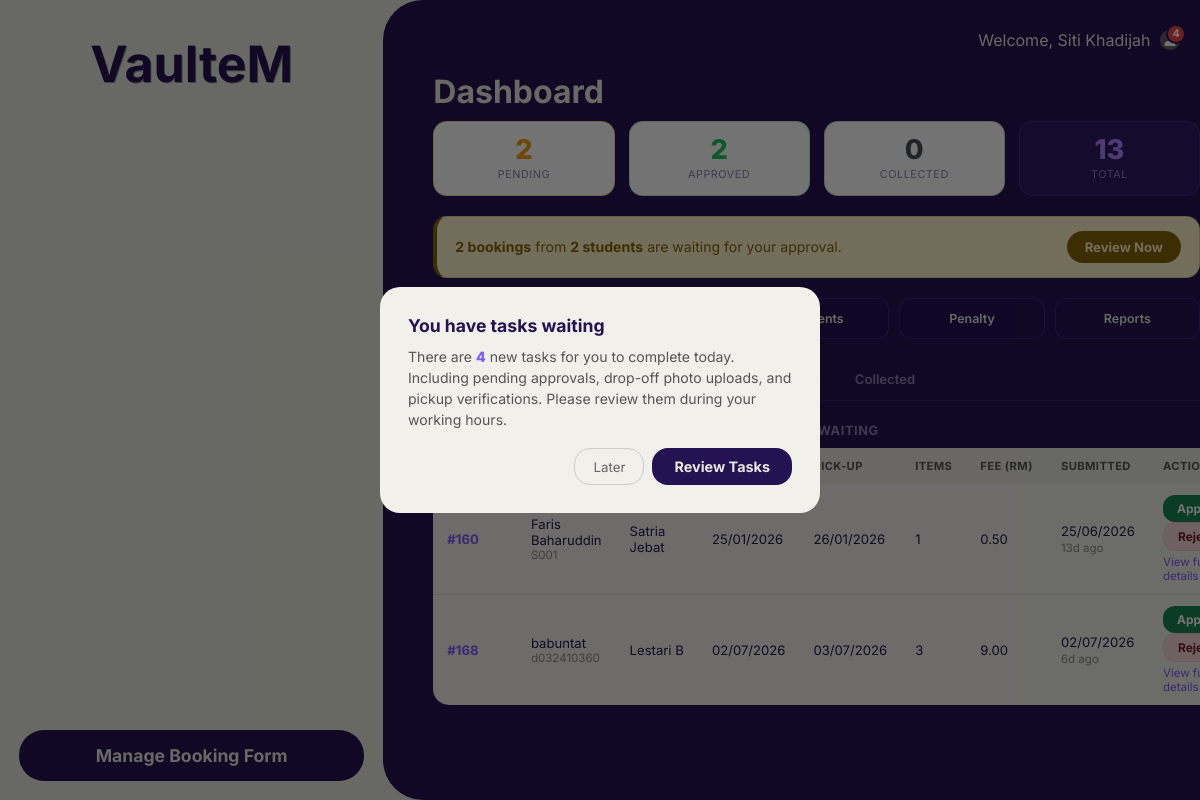
Before: /staffMainStatus.php (signed in) with the older database file.
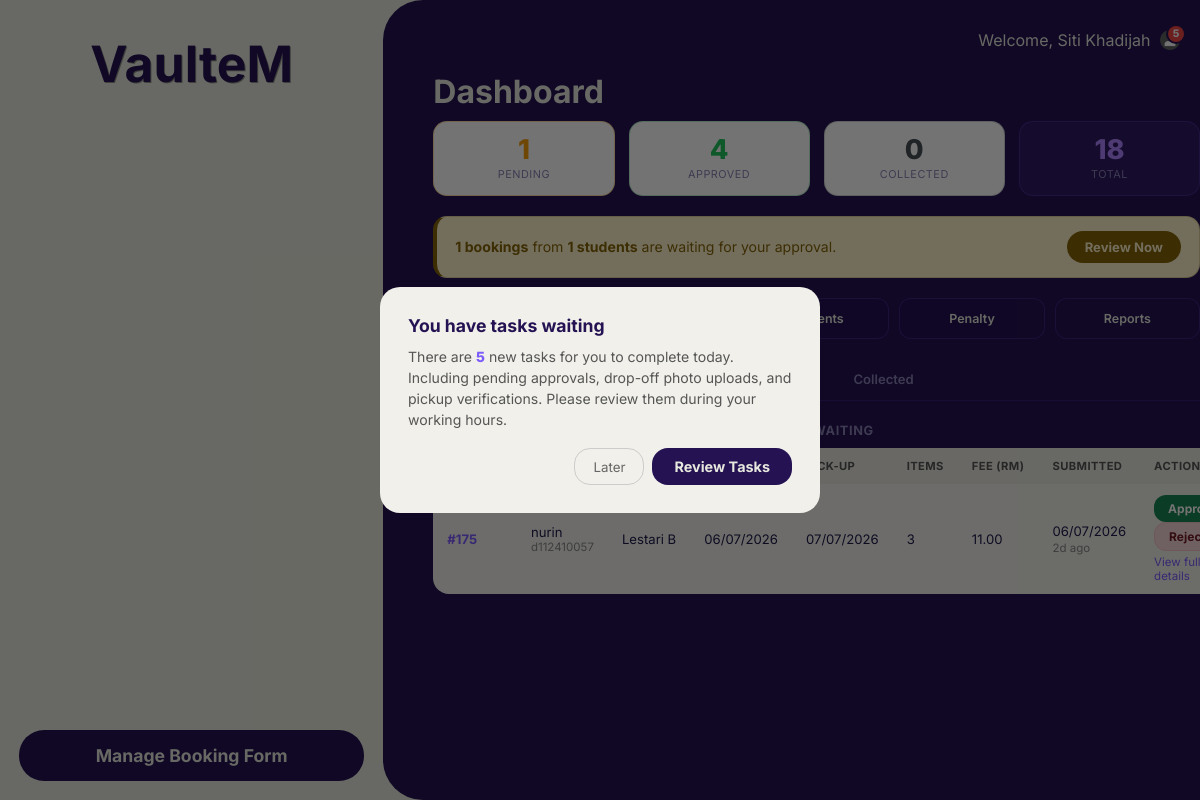
After: the same page with the newer database file.
### tables this page shows
CREATE TABLE `booking` (
  `Booking_ID` int(100) NOT NULL,
  `Booking_Date` date NOT NULL,
  `DropOff_Date` date NOT NULL,
  `Pickup_Date` date NOT NULL,
  `Booking_Status` char(100) NOT NULL,
  `Rejection_Reason` text DEFAULT NULL,
  `Rejection_Photo` varchar(255) DEFAULT NULL,
  `Booking_Priority` char(1) NOT NULL,
  `Staff_ID` int(100) NOT NULL,
  `Student_ID` varchar(10) NOT NULL,
  `Dropoff_Photo` varchar(255) DEFAULT NULL,
  `Dropoff_Status` varchar(20) DEFAULT NULL
);

CREATE TABLE `student` (
  `Student_ID` varchar(10) NOT NULL,
  `Student_Name` varchar(100) NOT NULL,
  `Student_Mail` varchar(30) NOT NULL,
  `Student_Password` varchar(100) NOT NULL,
  `Student_PhoneNo` char(15) NOT NULL,
  `Gender` char(1) NOT NULL,
  `Residential_ID` int(100) NOT NULL
);

CREATE TABLE `residential_college` (
  `Residential_ID` int(100) NOT NULL,
  `Residential_Block` varchar(100) NOT NULL,
  `Gender_Type` char(1) NOT NULL
);

### Staffmainstatus.php (the view, shortened to what the changed rows need)
<?php
$conn = new mysqli("localhost", "root", "", "utem_accommodation");
$conn->query("SET time_zone = '+08:00'");
$pending         = $conn->query("SELECT COUNT(*) AS c FROM booking WHERE LOWER(Booking_Status)='pending'")->fetch_assoc()['c'];
$approved        = $conn->query("SELECT COUNT(*) AS c FROM booking WHERE LOWER(Booking_Status)='approved'")->fetch_assoc()['c'];
$total           = $conn->query("SELECT COUNT(*) AS c FROM booking")->fetch_assoc()['c'];
$pendingStudents = $conn->query("SELECT COUNT(DISTINCT Student_ID) AS c FROM booking WHERE LOWER(Booking_Status)='pending'")->fetch_assoc()['c'];
function safeCount(mysqli $conn, string $sql): int {
    $res = $conn->query($sql);
    $row = $res->fetch_assoc();
    return (int)($row['c'] ?? 0);
}
$needUploadCount = safeCount($conn, "
    SELECT COUNT(*) AS c
    FROM booking b
    WHERE LOWER(b.Booking_Status) = 'approved'
      AND b.DropOff_Date = CURDATE()
      AND (b.Dropoff_Photo IS NULL OR b.Dropoff_Photo = '')
      AND EXISTS (
            SELECT 1 FROM payment p
            WHERE p.Booking_ID = b.Booking_ID AND UPPER(p.Payment_Status) = 'Y'
          )
");
$needSendCount = safeCount($conn, "SELECT COUNT(*) AS c FROM booking WHERE Dropoff_Status = 'Uploaded'");
$needReuploadCount = safeCount($conn, "SELECT COUNT(*) AS c FROM booking WHERE Dropoff_Status = 'Rejected'");
$needVerifyCount = safeCount($conn, "
    SELECT COUNT(*) AS c FROM booking
    WHERE LOWER(Booking_Status) = 'approved' AND Dropoff_Status = 'Confirmed' AND Pickup_Date = CURDATE()
");
$overdueCount = safeCount($conn, "
    SELECT COUNT(*) AS c FROM booking
    WHERE LOWER(Booking_Status) = 'approved' AND DATE_ADD(Pickup_Date, INTERVAL 11 HOUR) < NOW()
");
$notifTotal = $needUploadCount + $needSendCount + $needReuploadCount
            + $needVerifyCount + $overdueCount + (int)$pending;
$showTaskPopup = ($notifTotal > 0 && empty($_SESSION['task_popup_shown']));
function bookingQuery(mysqli $conn, array $statuses, string $order = "b.Booking_ID DESC"): mysqli_result|false {
    $in = "'" . implode("','", $statuses) . "'";
    return $conn->query("
        SELECT b.Booking_ID, b.Booking_Status, b.DropOff_Date, b.Pickup_Date,
               b.Booking_Priority, b.Booking_Date,
               s.Student_Name, s.Student_ID, rc.Residential_Block,
               (SELECT COALESCE(SUM(i.Quantity), 0) FROM item i WHERE i.Booking_ID = b.Booking_ID)           AS TotalItem,
               (SELECT COALESCE(SUM(i.Quantity * i.Price), 0) FROM item i WHERE i.Booking_ID = b.Booking_ID) AS TotalFee,
               (SELECT Payment_Status FROM payment WHERE Booking_ID = b.Booking_ID LIMIT 1) AS Payment_Status,
               (SELECT Amount FROM payment WHERE Booking_ID = b.Booking_ID LIMIT 1) AS PaymentAmount
        FROM booking b
        LEFT JOIN student s ON b.Student_ID = s.Student_ID
        LEFT JOIN residential_college rc ON s.Residential_ID = rc.Residential_ID
        WHERE LOWER(b.Booking_Status) IN ($in)
        ORDER BY (b.Booking_Priority='Y') DESC, $order
    ");
}
$pendingQ   = bookingQuery($conn, ['pending'], 'b.Booking_ID ASC');
$activeTab = $_GET['tab'] ?? 'pending';
?>
<!DOCTYPE html>
<html lang="en">
<head>
    <link rel="stylesheet" href="status.css">
    <link rel="stylesheet" href="mobile.css">
</head>
<body>
<div id="wrapper">
    <div class="leftcontainer">
        <header>
            <h1 onclick="window.location.href='staffMainStatus.php'" style="cursor:pointer;">VaulteM</h1>
        </header>
    </div>
    <div class="rightcontainer">
        <div id="userName">
            <span id="profileContainer">
                <span style="position:relative; display:inline-block;">
                    <?php if ($notifTotal > 0): ?>
                        <span class="notif-badge"><?php echo $notifTotal; ?></span>
                    <?php endif; ?>
                </span>
            </span>
        </div>
        <h1>Dashboard</h1>
        <div class="stats-row">
            <div class="stat-pill amber">
                <div class="s-val"><?php echo $pending; ?></div>
                <div class="s-label">Pending</div>
            </div>
            <div class="stat-pill green">
                <div class="s-val"><?php echo $approved; ?></div>
                <div class="s-label">Approved</div>
            </div>
            <div class="stat-pill">
                <div class="s-val"><?php echo $total; ?></div>
                <div class="s-label">Total</div>
            </div>
        </div>
        <?php if ($pending > 0): ?>
        <div class="action-banner">
            <span>
                <strong><?php echo $pending; ?> booking<?php echo $pending !== 1 ? 's' : ''; ?></strong>
                from
                <strong><?php echo $pendingStudents; ?> student<?php echo $pendingStudents !== 1 ? 's' : ''; ?></strong>
                <?php echo $pending !== 1 ? 'are' : 'is'; ?> waiting for your approval.
            </span>
            <a href="staffNotifications.php" class="review-btn">Review Now</a>
        </div>
        <?php endif; ?>
        <?php if ($activeTab === 'pending'): ?>
        <?php if ($pendingQ && $pendingQ->num_rows > 0): ?>
        <div class="queue-wrap">
            <table class="queue-table">
                <thead>
                    <tr>
                        <th>Booking</th>
                        <th>Student</th>
                        <th>College</th>
                        <th>Drop-off</th>
                        <th>Pick-up</th>
                        <th>Items</th>
                        <th>Fee (RM)</th>
                        <th>Submitted</th>
                        <th>Action</th>
                    </tr>
                </thead>
                <tbody>
                <?php while ($row = $pendingQ->fetch_assoc()):
                    $waitDays  = max(0, (int)floor((time() - strtotime($row['Booking_Date'])) / 86400));
                    $feeToShow = $row['PaymentAmount'] ?? $row['TotalFee'];
                ?>
                <tr>
                    <td>
                        <strong style="color:#7c5cfc;">#<?php echo $row['Booking_ID']; ?></strong>
                    </td>
                    <td>
                        <?php echo htmlspecialchars($row['Student_Name']); ?>
                        <span style="display:block;font-size:0.72rem;color:#888;"><?php echo htmlspecialchars($row['Student_ID']); ?></span>
                    </td>
                    <td><?php echo htmlspecialchars($row['Residential_Block'] ?? 'N/A'); ?></td>
                    <td><?php echo date('d/m/Y', strtotime($row['DropOff_Date'])); ?></td>
                    <td><?php echo date('d/m/Y', strtotime($row['Pickup_Date'])); ?></td>
                    <td><?php echo $row['TotalItem']; ?></td>
                    <td><?php echo number_format((float)$feeToShow, 2); ?></td>
                    <td>
                        <?php echo date('d/m/Y', strtotime($row['Booking_Date'])); ?>
                        <span class="wait-days"><?php echo $waitDays === 0 ? 'Today' : $waitDays.'d ago'; ?></span>
                    </td>
                    <td>
                        <form method="POST" style="display:inline;">
                            <button type="submit" class="btn-approve-sm"
                                onclick="return confirm('Approve Booking #<?php echo $row['Booking_ID']; ?> for <?php echo htmlspecialchars(addslashes($row['Student_Name'])); ?>?')">
                                Approve
                            </button>
                        </form>
                        <button class="btn-reject-sm"
                            onclick="openReject(<?php echo $row['Booking_ID']; ?>, '<?php echo htmlspecialchars(addslashes($row['Student_Name'])); ?>')">
                            Reject
                        </button>
                        <a href="staffBookingDetail.php?id=<?php echo $row['Booking_ID']; ?>" class="view-link">View full details</a>
                    </td>
                </tr>
                <?php endwhile; ?>
                </tbody>
            </table>
        </div>
        <?php else: ?>
            <div class="empty-state">No pending bookings. All caught up.</div>
        <?php endif; ?>
        <?php endif; ?>
    </div>
</div>
<?php if ($showTaskPopup): ?>
<div class="modal-overlay show" id="taskPopup">
    <div class="modal-box task-popup-box">
        <h3>You have tasks waiting</h3>
        <p>
            There <?php echo $notifTotal === 1 ? 'is' : 'are'; ?>
            <span class="task-popup-count"><?php echo $notifTotal; ?></span>
            new task<?php echo $notifTotal !== 1 ? 's' : ''; ?> for you to complete today.
            Including pending approvals, drop-off photo uploads, and pickup verifications.
            Please review them during your working hours.
        </p>
        <div class="modal-btns">
            <button type="button" class="btn-dismiss-popup" onclick="closeTaskPopup()">Later</button>
            <button type="button" class="btn-review-tasks" onclick="window.location.href='staffNotifications.php'">
                Review Tasks
            </button>
        </div>
    </div>
</div>
<?php endif; ?>
</body>
</html>

Changed rows visible on the page:
no longer on this page (row edited): booking: Booking_ID "160", Student_ID.Student_Name "Faris Baharuddin", Student_ID.Student_ID "S001", residential_college.Residential_Block "Satria Jebat", DropOff_Date "25/01/2026", Pickup_Date "26/01/2026", TotalItem "1", feeToShow "0.50", Booking_Date "25/06/2026", Booking_Date "13"
no longer on this page (row edited): booking: Booking_ID "168", Student_ID.Student_Name "babuntat", Student_ID.Student_ID "d032410360", residential_college.Residential_Block "Lestari B", DropOff_Date "02/07/2026", Pickup_Date "03/07/2026", TotalItem "3", feeToShow "9.00", Booking_Date "02/07/2026", Booking_Date "6"
added booking: Booking_ID "175", Student_ID.Student_Name "nurin", Student_ID.Student_ID "d112410057", residential_college.Residential_Block "Lestari B", DropOff_Date "06/07/2026", Pickup_Date "07/07/2026", TotalItem "3", feeToShow "11.00", Booking_Date "06/07/2026", Booking_Date "2"
Other visible differences:
$notifTotal: "4" → "5"
$pending: "2" → "1"
$approved: "2" → "4"
$total: "13" → "18"
$pendingStudents: "2" → "1"
